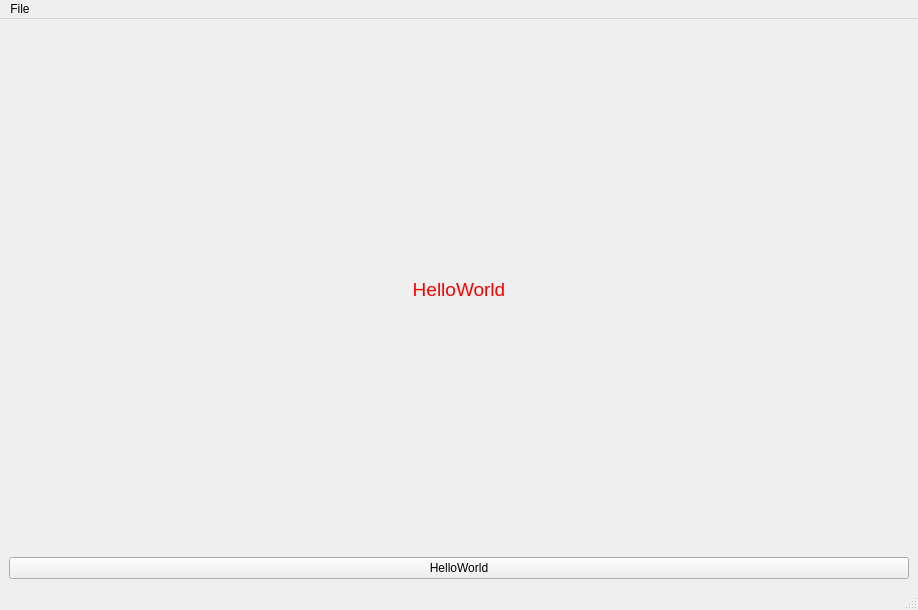
<?xml version="1.0" encoding="UTF-8"?>
<ui version="4.0">
 <class>MainWindow</class>
 <widget class="QMainWindow" name="MainWindow">
  <property name="geometry">
   <rect>
    <x>0</x>
    <y>0</y>
    <width>918</width>
    <height>610</height>
   </rect>
  </property>
  <property name="windowTitle">
   <string>MainWindow</string>
  </property>
  <widget class="QWidget" name="centralwidget">
   <layout class="QGridLayout" name="gridLayout">
    <item row="0" column="0">
     <widget class="QLabel" name="label">
      <property name="text">
       <string>&lt;html&gt;&lt;head/&gt;&lt;body&gt;&lt;p align=&quot;center&quot;&gt;&lt;span style=&quot; font-size:14pt; color:#ff0000;&quot;&gt;HelloWorld&lt;/span&gt;&lt;/p&gt;&lt;/body&gt;&lt;/html&gt;</string>
      </property>
     </widget>
    </item>
    <item row="1" column="0">
     <widget class="QPushButton" name="pushButton">
      <property name="text">
       <string>HelloWorld</string>
      </property>
     </widget>
    </item>
   </layout>
  </widget>
  <widget class="QMenuBar" name="menubar">
   <property name="geometry">
    <rect>
     <x>0</x>
     <y>0</y>
     <width>918</width>
     <height>26</height>
    </rect>
   </property>
   <widget class="QMenu" name="menuFile">
    <property name="title">
     <string>File</string>
    </property>
    <widget class="QMenu" name="menuOpen">
     <property name="title">
      <string>Open</string>
     </property>
     <addaction name="actionUI_file"/>
    </widget>
    <addaction name="menuOpen"/>
    <addaction name="actionSave_as"/>
   </widget>
   <addaction name="menuFile"/>
  </widget>
  <widget class="QStatusBar" name="statusbar"/>
  <action name="actionSave_as">
   <property name="text">
    <string>Save as</string>
   </property>
  </action>
  <action name="actionUI_file">
   <property name="text">
    <string>UI file</string>
   </property>
  </action>
 </widget>
 <resources/>
 <connections/>
</ui>
